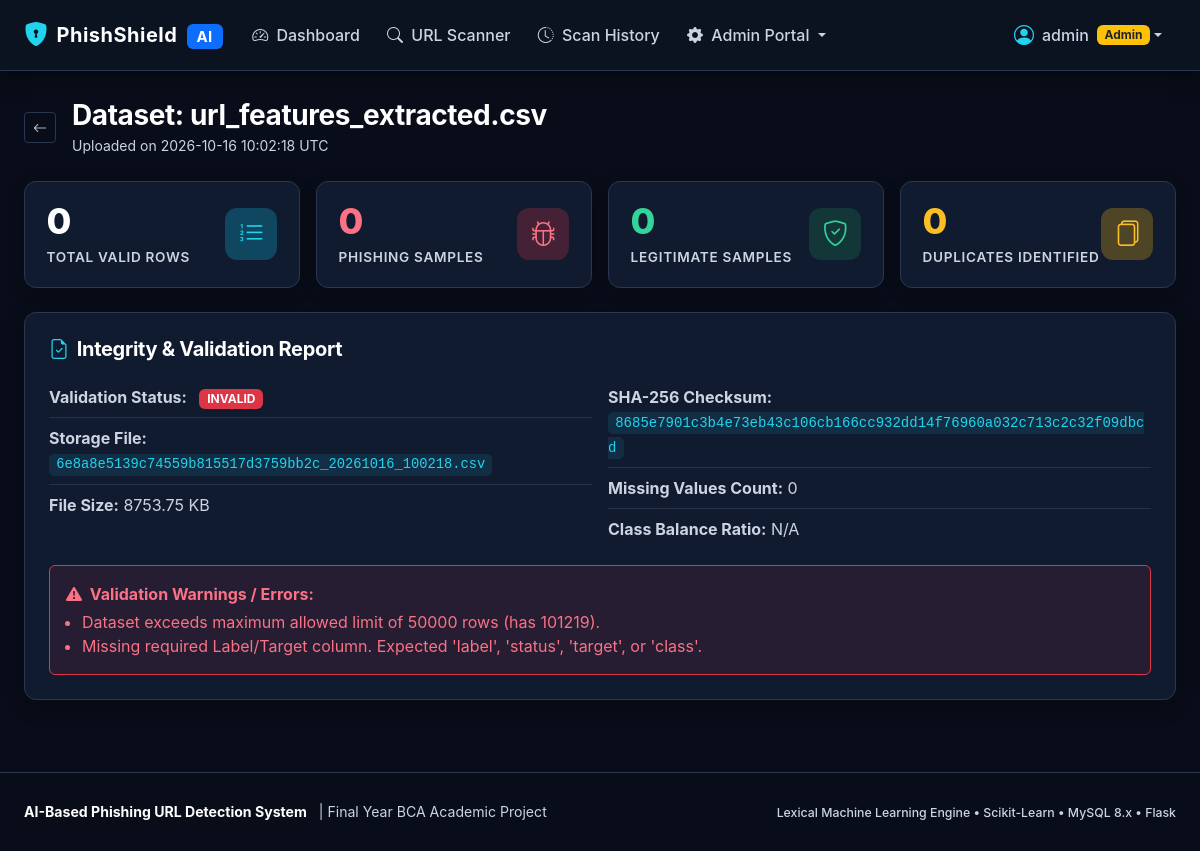
The app's page /admin/datasets/2 (signed in) with its own data.
### app/models.py (models this page shows, shortened)
class User(UserMixin, db.Model):
    __tablename__ = "users"
    id = db.Column(db.Integer, primary_key=True, autoincrement=True)
    username = db.Column(db.String(64), unique=True, nullable=False, index=True)
    email = db.Column(db.String(120), unique=True, nullable=False, index=True)
    password_hash = db.Column(db.String(256), nullable=False)
    role = db.Column(db.String(20), default="user", nullable=False, index=True)  # 'user' or 'admin'
    is_active_account = db.Column(db.Boolean, default=True, nullable=False)
    created_at = db.Column(db.DateTime(timezone=True), server_default=func.now(), nullable=False)
    updated_at = db.Column(db.DateTime(timezone=True), server_default=func.now(), onupdate=func.now(), nullable=False)
    scans = db.relationship("Scan", backref="user", cascade="all, delete-orphan", lazy="dynamic")
    audit_logs = db.relationship("AuditLog", backref="user", foreign_keys="AuditLog.user_id", lazy="dynamic")
    @property
    def is_admin(self) -> bool:
        return self.role == "admin"
    @property
    def is_active(self) -> bool:
        return self.is_active_account

class Dataset(db.Model):
    __tablename__ = "datasets"
    id = db.Column(db.Integer, primary_key=True, autoincrement=True)
    original_filename = db.Column(db.String(255), nullable=False)
    storage_filename = db.Column(db.String(255), unique=True, nullable=False)
    file_hash = db.Column(db.String(64), nullable=False, index=True)
    file_size_bytes = db.Column(db.Integer, nullable=False)
    upload_status = db.Column(db.String(32), default="pending", nullable=False, index=True)  # 'valid', 'invalid'
    total_rows = db.Column(db.Integer, default=0, nullable=False)
    phishing_count = db.Column(db.Integer, default=0, nullable=False)
    legitimate_count = db.Column(db.Integer, default=0, nullable=False)
    duplicate_rows = db.Column(db.Integer, default=0, nullable=False)
    missing_values_count = db.Column(db.Integer, default=0, nullable=False)
    validation_errors_json = db.Column(db.Text, nullable=True)
    uploaded_by_id = db.Column(
        db.Integer,
        db.ForeignKey("users.id", ondelete="SET NULL", onupdate="CASCADE"),
        nullable=True,
        index=True
    )
    created_at = db.Column(db.DateTime(timezone=True), server_default=func.now(), nullable=False, index=True)
    training_runs = db.relationship("TrainingRun", backref="dataset", cascade="all, delete-orphan", lazy="dynamic")
    uploader = db.relationship("User", foreign_keys=[uploaded_by_id], backref="uploaded_datasets")
    @property
    def validation_errors(self) -> list:
        if not self.validation_errors_json:
            return []
        try:
            return json.loads(self.validation_errors_json)
        except Exception:
            return [self.validation_errors_json]

### app/admin/routes.py (the view)
@admin_bp.route("/datasets/<int:dataset_id>")
def dataset_detail(dataset_id):
    dataset = db.session.get(Dataset, dataset_id)
    if not dataset:
        abort(404)
    return render_template("admin/dataset_detail.html", dataset=dataset)

### app/admin/routes.py (called while the page is built)
@admin_bp.before_request
@login_required
@admin_required
def admin_protect():
    pass

### app/models.py (called while the page is built)
@login_manager.user_loader
def load_user(user_id):
    return db.session.get(User, int(user_id))

### app/templates/admin/dataset_detail.html (shortened to what this page needs)
{% extends "base.html" %}
{% block content %}
<div class="row align-items-center mb-4">
  <div class="col-md-7">
    <div class="d-flex align-items-center">
      <a href="{{ url_for('admin.datasets_list') }}" class="btn btn-outline-secondary btn-sm me-3">
        <i class="bi bi-arrow-left"></i>
      </a>
      <div>
        <h3 class="fw-bold text-white mb-0">Dataset: {{ dataset.original_filename }}</h3>
        <small class="text-secondary">Uploaded on {{ dataset.created_at.strftime('%Y-%m-%d %H:%M:%S UTC') }}</small>
      </div>
    </div>
  </div>
</div>
<div class="row g-3 mb-4">
  <div class="col-sm-6 col-md-3">
    <div class="stat-widget">
      <div>
        <div class="stat-value text-white">{{ dataset.total_rows }}</div>
        <div class="stat-label">Total Valid Rows</div>
      </div>
      <div class="stat-icon bg-info bg-opacity-25 text-info">
        <i class="bi bi-list-ol"></i>
      </div>
    </div>
  </div>
  <div class="col-sm-6 col-md-3">
    <div class="stat-widget">
      <div>
        <div class="stat-value text-danger">{{ dataset.phishing_count }}</div>
        <div class="stat-label">Phishing Samples</div>
      </div>
      <div class="stat-icon bg-danger bg-opacity-25 text-danger">
        <i class="bi bi-bug"></i>
      </div>
    </div>
  </div>
  <div class="col-sm-6 col-md-3">
    <div class="stat-widget">
      <div>
        <div class="stat-value text-success">{{ dataset.legitimate_count }}</div>
        <div class="stat-label">Legitimate Samples</div>
      </div>
      <div class="stat-icon bg-success bg-opacity-25 text-success">
        <i class="bi bi-shield-check"></i>
      </div>
    </div>
  </div>
  <div class="col-sm-6 col-md-3">
    <div class="stat-widget">
      <div>
        <div class="stat-value text-warning">{{ dataset.duplicate_rows }}</div>
        <div class="stat-label">Duplicates Identified</div>
      </div>
      <div class="stat-icon bg-warning bg-opacity-25 text-warning">
        <i class="bi bi-files"></i>
      </div>
    </div>
  </div>
</div>
<div class="cyber-card p-4 mb-4">
  <h5 class="text-white fw-bold mb-3"><i class="bi bi-file-earmark-check text-info me-2"></i>Integrity & Validation Report</h5>
  <div class="row g-3 mb-3">
    <div class="col-md-6">
      <ul class="list-group list-group-flush bg-transparent">
        <li class="list-group-item bg-transparent text-secondary border-secondary border-opacity-25 px-0">
          <strong>Validation Status:</strong>
          <span class="badge {{ 'bg-success' if dataset.upload_status == 'valid' else 'bg-danger' }} ms-2">
            {{ dataset.upload_status.upper() }}
          </span>
        </li>
        <li class="list-group-item bg-transparent text-secondary border-secondary border-opacity-25 px-0">
          <strong>Storage File:</strong> <code>{{ dataset.storage_filename }}</code>
        </li>
        <li class="list-group-item bg-transparent text-secondary border-secondary border-opacity-25 px-0">
          <strong>File Size:</strong> {{ (dataset.file_size_bytes / 1024) | round(2) }} KB
        </li>
      </ul>
    </div>
    <div class="col-md-6">
      <ul class="list-group list-group-flush bg-transparent">
        <li class="list-group-item bg-transparent text-secondary border-secondary border-opacity-25 px-0">
          <strong>SHA-256 Checksum:</strong> <code class="small text-info">{{ dataset.file_hash }}</code>
        </li>
        <li class="list-group-item bg-transparent text-secondary border-secondary border-opacity-25 px-0">
          <strong>Missing Values Count:</strong> {{ dataset.missing_values_count }}
        </li>
        <li class="list-group-item bg-transparent text-secondary border-secondary border-opacity-25 px-0">
          <strong>Class Balance Ratio:</strong>
          {% if dataset.legitimate_count > 0 %}
            {{ (dataset.phishing_count / dataset.legitimate_count) | round(2) }} : 1.0 (Phishing : Legitimate)
          {% else %}
            N/A
          {% endif %}
        </li>
      </ul>
    </div>
  </div>
  {% if dataset.validation_errors %}
    <div class="alert alert-danger bg-danger bg-opacity-10 border border-danger text-danger mb-0">
      <strong class="d-block mb-1"><i class="bi bi-exclamation-triangle-fill me-1"></i> Validation Warnings / Errors:</strong>
      <ul class="mb-0 ps-3">
        {% for err in dataset.validation_errors %}
          <li>{{ err }}</li>
        {% endfor %}
      </ul>
    </div>
  {% endif %}
</div>
{% endblock %}

### app/templates/base.html (shortened to what this page needs)
<!DOCTYPE html>
<html lang="en" data-bs-theme="dark">
<head>
  <link rel="stylesheet" href="https://cdn.jsdelivr.net/npm/bootstrap@5.3.3/dist/css/bootstrap.min.css">
  <link rel="stylesheet" href="https://cdn.jsdelivr.net/npm/bootstrap-icons@1.11.3/font/bootstrap-icons.min.css">
  <link rel="stylesheet" href="{{ url_for('static', filename='css/styles.css') }}">
</head>
<body>
  <nav class="navbar navbar-expand-lg navbar-dark navbar-cyber sticky-top">
    <div class="container-fluid px-lg-4">
      <a class="navbar-brand d-flex align-items-center" href="{{ url_for('main.index') }}">
        <i class="bi bi-shield-lock-fill text-info me-2 fs-4"></i>
        <span>PhishShield <span class="badge bg-primary text-uppercase fs-8 ms-1">AI</span></span>
      </a>
      <div class="collapse navbar-collapse" id="navbarContent">
        <ul class="navbar-nav me-auto mb-2 mb-lg-0">
          {% if current_user.is_authenticated %}
            <li class="nav-item">
              <a class="nav-link {% if request.endpoint == 'main.dashboard' %}active{% endif %}" href="{{ url_for('main.dashboard') }}">
                <i class="bi bi-speedometer2 me-1"></i> Dashboard
              </a>
            </li>
            <li class="nav-item">
              <a class="nav-link {% if request.endpoint == 'main.scanner' %}active{% endif %}" href="{{ url_for('main.scanner') }}">
                <i class="bi bi-search me-1"></i> URL Scanner
              </a>
            </li>
            <li class="nav-item">
              <a class="nav-link {% if request.endpoint == 'main.history' %}active{% endif %}" href="{{ url_for('main.history') }}">
                <i class="bi bi-clock-history me-1"></i> Scan History
              </a>
            </li>
            {% if current_user.is_admin %}
              <li class="nav-item dropdown">
                <a class="nav-link dropdown-toggle text-warning" href="#" role="button" data-bs-toggle="dropdown">
                  <i class="bi bi-gear-fill me-1"></i> Admin Portal
                </a>
              </li>
            {% endif %}
          {% endif %}
        </ul>
        <ul class="navbar-nav ms-auto mb-2 mb-lg-0 align-items-center">
          {% if current_user.is_authenticated %}
            <li class="nav-item dropdown">
              <a class="nav-link dropdown-toggle d-flex align-items-center" href="#" role="button" data-bs-toggle="dropdown">
                <i class="bi bi-person-circle fs-5 me-2 text-info"></i>
                <span>{{ current_user.username }}</span>
                {% if current_user.is_admin %}
                  <span class="badge bg-warning text-dark ms-2">Admin</span>
                {% endif %}
              </a>
            </li>
          {% endif %}
        </ul>
      </div>
    </div>
  </nav>
  <main class="container-fluid px-lg-4 app-main flex-grow-1">
    {% block content %}{% endblock %}
  </main>
  <footer>
    <div class="container-fluid px-lg-4">
      <div class="row align-items-center">
        <div class="col-md-6 text-center text-md-start">
          <span class="fw-bold text-white">AI-Based Phishing URL Detection System</span>
          <span class="text-secondary ms-2">| Final Year BCA Academic Project</span>
        </div>
        <div class="col-md-6 text-center text-md-end mt-2 mt-md-0">
          <span class="text-secondary small fw-medium">Lexical Machine Learning Engine • Scikit-Learn • MySQL 8.x • Flask</span>
        </div>
      </div>
    </div>
  </footer>
</body>
</html>

### app/static/css/styles.css (style rules this page uses)
:root { --bg-primary: #080D19; --bg-secondary: #0F172A; --bg-card: #111B30; --bg-card-hover: #16233F; --bg-input: #0C1425; --border-color: #293750; --border-focus: #22D3EE; --text-primary: #F8FAFC; --text-secondary: #CBD5E1; --text-muted: #94A3B8; --accent-cyan: #22D3EE; --accent-blue: #2563EB; --accent-emerald: #10B981; --accent-emerald-bright: #34D399; --accent-amber: #F59E0B; --accent-amber-bright: #FBBF24; --accent-rose: #F43F5E; --accent-rose-bright: #FB7185; --bs-body-bg: var(--bg-primary); --bs-body-color: var(--text-primary); --bs-secondary-color: var(--text-secondary); --bs-tertiary-color: var(--text-muted); --bs-border-color: var(--border-color); --bs-heading-color: var(--text-primary); --bs-card-bg: var(--bg-card); --bs-card-border-color: var(--border-color); --bs-table-bg: var(--bg-card); --bs-table-color: var(--text-primary); --bs-table-border-color: var(--border-color); }
html, body { background-color: var(--bg-primary) !important; color: var(--text-primary) !important; font-family: -apple-system, BlinkMacSystemFont, "Segoe UI", Roboto, "Helvetica Neue", Arial, sans-serif; min-height: 100vh; margin: 0; padding: 0; }
body { display: flex; flex-direction: column; }
h1, h2, h3, h4, h5, h6, .h1, .h2, .h3, .h4, .h5, .h6 { color: var(--text-primary) !important; font-weight: 700; letter-spacing: -0.015em; }
p, span, div, li, td, th, label { color: inherit; }
.text-white { color: #FFFFFF !important; }
.text-secondary { color: var(--text-secondary) !important; }
.text-info { color: var(--accent-cyan) !important; }
.text-success { color: var(--accent-emerald-bright) !important; }
.text-warning { color: var(--accent-amber-bright) !important; }
.text-danger { color: var(--accent-rose-bright) !important; }
.app-main { padding-top: 1.75rem !important; padding-bottom: 3rem !important; }
.navbar-cyber { background-color: #0B1220 !important; border-bottom: 1px solid var(--border-color); box-shadow: 0 4px 20px rgba(0, 0, 0, 0.5); padding-top: 0.75rem; padding-bottom: 0.75rem; z-index: 1030; }
.navbar-cyber .navbar-brand { color: #FFFFFF !important; font-weight: 700; letter-spacing: 0.5px; }
.navbar-cyber .nav-link { color: var(--text-secondary) !important; font-weight: 500; padding: 0.5rem 0.85rem !important; border-radius: 6px; transition: all 0.2s ease; }
.cyber-card { background-color: var(--bg-card) !important; border: 1px solid var(--border-color) !important; border-radius: 12px; box-shadow: 0 4px 20px rgba(0, 0, 0, 0.35); transition: border-color 0.2s ease, box-shadow 0.2s ease; }
.stat-widget { padding: 1.25rem 1.35rem; border-radius: 12px; background-color: var(--bg-card) !important; border: 1px solid var(--border-color); display: flex; align-items: center; justify-content: space-between; box-shadow: 0 4px 15px rgba(0, 0, 0, 0.25); }
.stat-widget .stat-value { font-size: 2.25rem; font-weight: 800; line-height: 1.1; letter-spacing: -0.02em; }
.stat-widget .stat-label { color: var(--text-secondary); font-size: 0.85rem; font-weight: 600; text-transform: uppercase; letter-spacing: 0.05em; margin-top: 0.35rem; }
.stat-icon { width: 52px; height: 52px; border-radius: 12px; display: flex; align-items: center; justify-content: center; font-size: 1.6rem; border: 1px solid transparent; }
code { background-color: rgba(34, 211, 238, 0.1) !important; color: var(--accent-cyan) !important; padding: 0.2rem 0.45rem; border-radius: 5px; font-size: 0.86em; font-family: "SFMono-Regular", Consolas, "Liberation Mono", Menlo, monospace; }
.btn-outline-secondary { border-color: var(--border-color) !important; color: var(--text-secondary) !important; }
footer { margin-top: auto; background-color: #080D19 !important; border-top: 1px solid var(--border-color); padding: 1.75rem 0; color: var(--text-secondary) !important; font-size: 0.88rem; }

### records on screen
User: username "admin"
Dataset: original_filename "url_features_extracted.csv", created_at "2026-10-16 10:02:18 UTC", total_rows "0", phishing_count "0", legitimate_count "0", duplicate_rows "0", upload_status "INVALID", storage_filename "6e8a8e5139c74559b815517d3759bb2c_20261016_100218.csv", (dataset.file_size_bytes/1024)|round(2) "8753.75", file_hash "8685e7901c3b4e73eb43c106cb166cc932dd14f76960a032c713c2c32f09dbcd", missing_values_count "0"

### other values on screen
{{ err }} "Dataset exceeds maximum allowed limit of 50000 rows (has 101219)." "Missing required Label/Target column. Expected 'label', 'status', 'target', or 'class'."
